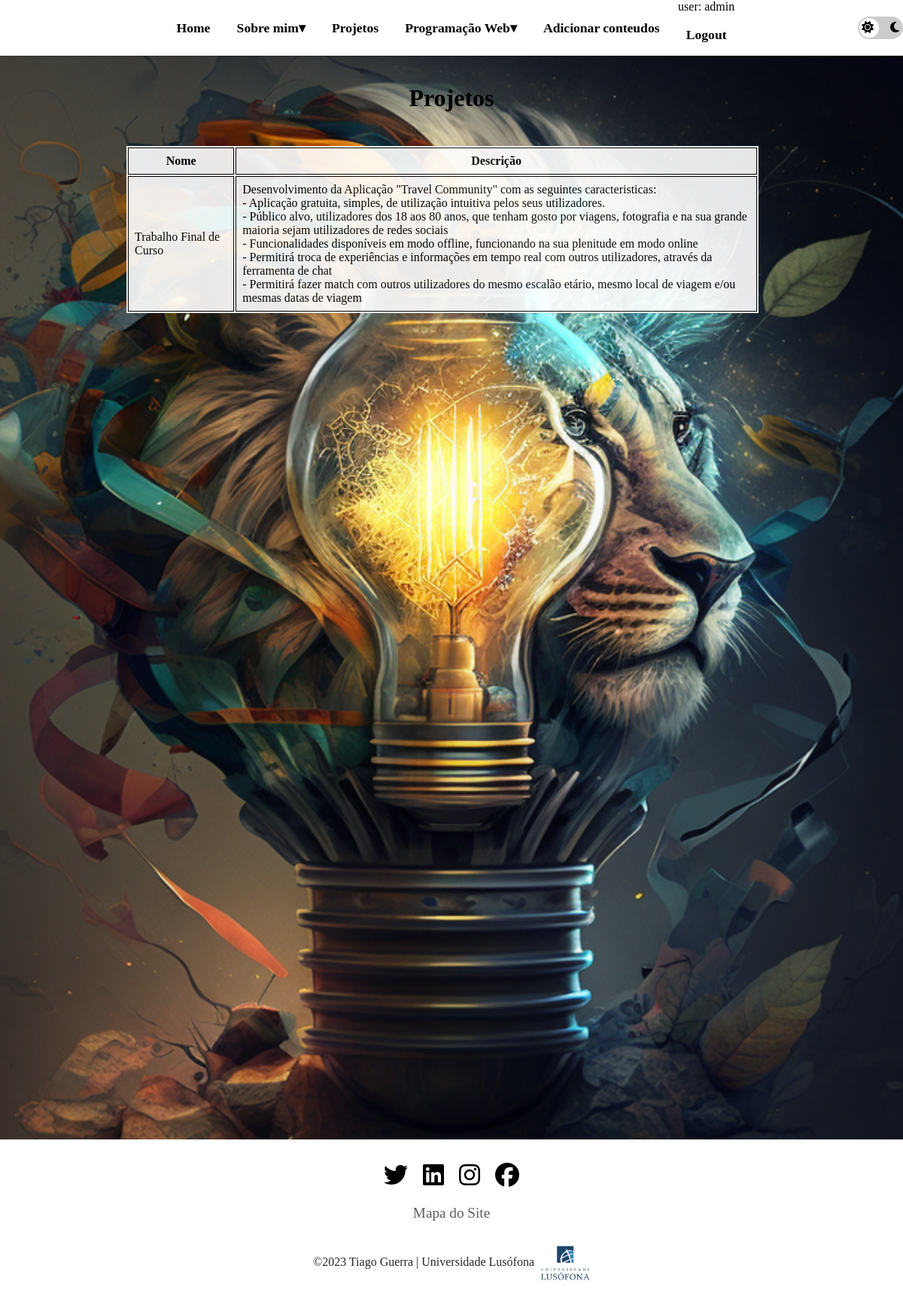
Screenshot of /projetos (signed in) with the database file from the repository.
### portfolio/models.py (models this page shows, shortened)
class Projeto(models.Model):
    nome = models.CharField(max_length=75, blank=True)
    descricao = models.TextField(max_length=2000, blank=True)

### portfolio/views.py (the view)
# urls.py: path('projetos', views.projetos_page_view, name='projetos'),
def projetos_page_view(request):
    projetos = Projeto.objects.all()
    return render(request, 'portfolio/projetos.html', {'projetos': projetos})

### portfolio/templates/portfolio/projetos.html (shortened to what this page needs)
{% extends 'portfolio/layout.html' %}
{% load static %}
{% block head %}
<link rel="stylesheet" href="{% static 'css/projetos.css' %}">
{% endblock %}
{% block main %}
    <h1>Projetos</h1>
    <table class="tabela1ano">
        <thead>
            <tr class="header-tr">
                <th>Nome</th>
                <th>Descrição</th>
            </tr>
        </thead>
        <tbody>
        {% for projeto in projetos %}
            <tr>
              <td>{{ projeto.nome }}</td>
              <td>{{ projeto.descricao | safe }}</td>
            </tr>
        {% endfor %}
        </tbody>
    </table>
{% endblock %}

### portfolio/templates/portfolio/layout.html (shortened to what this page needs)
<!DOCTYPE html>
<html>
{% load static %}
  <head>
    <link rel="stylesheet" href="{% static 'css/geral-light.css' %}">
    {% block head %}
    {% endblock head %}
  </head>
  <body>
    <header>
      <nav>
        <ul>
          <li><a href="{% url 'portfolio:home' %}">Home</a></li>
          <li><a>Sobre mim</a>
          </li>
          <li><a href="{% url 'portfolio:projetos' %}">Projetos</a></li>
          <li><a>Programação Web</a>
          </li>
          <li><a href="{% url 'portfolio:adiciona_conteudos' %}">Adicionar conteudos</a></li>
          <li>
            {% if request.user.is_authenticated %}
            user: {{request.user}}
            <a href="{% url 'portfolio:logout' %}">Logout</a>
            {% else %}
            <a href="{% url 'portfolio:login' %}">Login</a>
            {% endif %}
          </li>
          <div class="toggle-container">
            <label class="toggle">
              <span class="slider"></span>
              <span class="icon sun"><i class="fas fa-sun"></i></span>
              <span class="icon moon"><i class="fas fa-moon"></i></span>
            </label>
          </div>
        </ul>
      </nav>
    </header>
    <main>
        {% block main %}
        {% endblock main %}
    </main>
    <footer class="footer">
      <ul class="social-icon">
        <li class="social-icon__item"><a class="social-icon__link" href="https://www.twitter.com" target="_blank">
          <i class="fa-brands fa-twitter"></i>
          </a></li>
        <li class="social-icon__item"><a class="social-icon__link" href="https://www.linkedin.com/in/tiago-guerra-6b911815a/" target="_blank">
          <i class="fa-brands fa-linkedin"></i>
          </a></li>
        <li class="social-icon__item"><a class="social-icon__link" href="https://www.instagram.com" target="_blank">
          <i class="fa-brands fa-instagram"></i>
          </a></li>
        <li class="social-icon__item"><a class="social-icon__link" href="https://www.facebook.com" target="_blank">
          <i class="fa-brands fa-facebook"></i>
          </a></li>
      </ul>
      <ul class="menu">
        <li class="menu__item"><a class="menu__link" href="{% url 'portfolio:sitemap' %}">Mapa do Site</a></li>
      </ul>
      <p>&copy;2023 Tiago Guerra | Universidade Lusófona <span class="logotipo"></span></p>
    </footer>
  </body>
</html>

### portfolio/static/css/geral-light.css (style rules this page uses)
html, body { height: 100%; margin: 0; padding: 0; }
header { position: sticky; top: 0; z-index: 999; }
main { flex: 1; }
nav { position: relative; }
nav ul, nav li, nav a { margin: 0; padding: 0; border: none; outline: none; }
nav ul { display: flex; flex-direction: row; justify-content: center; align-items: center; position: relative; background-color: white; box-shadow: 0 2px 3px rgba(0,0,0,0.1); }
nav ul li { display: block; position: relative; background-color: white; }
nav ul li a { display: block; padding: 1em; color: black; font-size: 1.1em; font-weight: bold; text-decoration: none; transition: color 0.3s ease-out; }
nav ul li > a:after { content: "▾"; }
nav ul li > a:only-child:after { content: ""; }
.footer { background: white; min-height: 80px; padding: 20px 50px; display: flex; justify-content: center; align-items: center; flex-direction: column; margin-top: 80vh; }
.social-icon, .menu { position: relative; display: flex; justify-content: center; align-items: center; margin: 10px 0; flex-wrap: wrap; }
.social-icon__item, .menu__item { list-style: none; }
.social-icon__link { font-size: 2rem; color: #fff; margin: 0 10px; display: inline-block; transition: 0.5s; }
.menu__link { font-size: 1.2rem; color: #28282B; margin: 0 10px; display: inline-block; transition: 0.5s; text-decoration: none; opacity: 0.75; font-weight: 300; }
.footer p { color: #28282B; margin: 15px 0 10px 0; font-size: 1rem; font-weight: 300; }
.toggle { display: inline-block; position: absolute; top: 50%; right: 0; transform: translateY(-50%); width: 60px; height: 30px; }
.toggle-container { display: flex; justify-content: center; }
.slider { position: absolute; cursor: pointer; top: 0; left: 0; right: 0; bottom: 0; background-color: #ccc; border-radius: 30px; -webkit-transition: .4s; transition: .4s; }
.slider:before { position: absolute; content: ""; height: 26px; width: 26px; left: 2px; bottom: 2px; background-color: white; border-radius: 50%; -webkit-transition: .4s; transition: .4s; }
.icon { position: absolute; top: 50%; -webkit-transform: translateY(-50%); -ms-transform: translateY(-50%); transform: translateY(-50%); font-size: 16px; }
.sun { left: 5px; }
.moon { right: 5px; }
i { color: black; }
div { background-color: white; }
.tabela1ano, .tabela2ano, .tabela3ano { background-color: white; color: black; }
.logotipo { background-image: url('../images/logotipo.png'); display: inline-block; width: 70px; height: 60px; background-repeat: no-repeat; background-size: cover; vertical-align: middle; }

### portfolio/static/css/projetos.css (style rules this page uses)
* { padding: 0; margin: 0; }
body { background-image: url('../images/enterpreneur_art.png'); background-position: center; background-repeat: no-repeat; background-size: cover; background-attachment: fixed; text-align: center; }
main { height: 100vh; }
h1 { position: absolute; top: 14vh; width: 100%; }
table { display: inline-block; width: 70%; vertical-align: top; margin-right: 2%; margin-top: 15vh; opacity: 0.9; }
th, td { border: 1px solid black; padding: 8px; text-align: left; }
th { text-align: center; }
.header-tr { font-weight: bold; }

### rows the page displays
Projeto: nome "Trabalho Final de Curso", descricao "Desenvolvimento da Aplicação \"Travel Community\" com as seguintes caracteristicas: - Aplicação gratuita, simples, de utilização intuitiva pelos seus utilizadores. - Público alvo, utilizadores dos 18 aos 80 anos, que tenham gosto por viagens, fotografia e na sua grande maioria sejam utilizadores de redes sociais - Funcionalidades disponíveis em modo offline, funcionando na sua plenitude em modo online - Permitirá troca de experiências e informações em tempo real com outros utilizadores, através da ferramenta de chat - Permitirá fazer match com outros utilizadores do mesmo escalão etário, mesmo local de viagem e/ou mesmas datas de viagem"

### other values shown
{{ request.user }} "admin"
